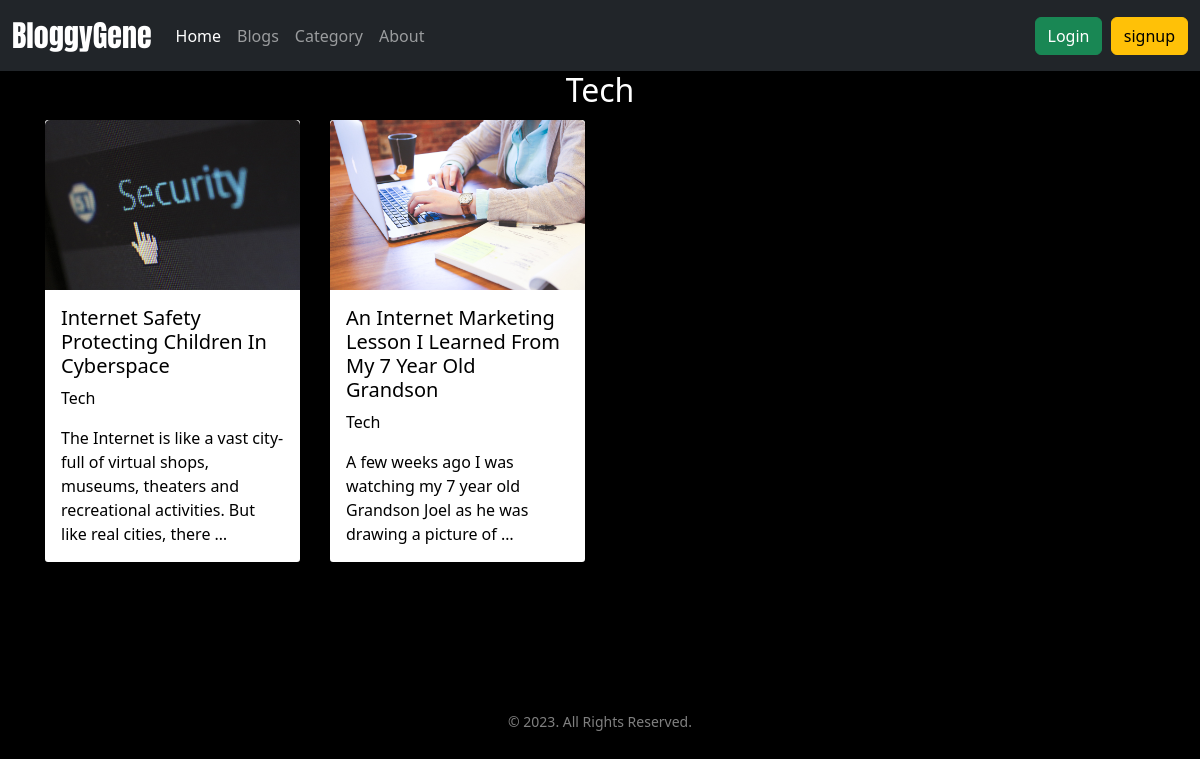
The app's page /category-posts/3/ with its own data.
### base/models.py (models this page shows, shortened)
class Category(models.Model):
    name = models.CharField(max_length=150,unique=True)
    def __str__(self):
        return self.name

class BlogPost(models.Model):
    title = models.CharField(max_length=150)
    text = models.TextField()
    category = models.ForeignKey(Category,related_name='category',on_delete=models.CASCADE)
    image = models.ImageField(default="default.jpg")
    created = models.DateTimeField(auto_now_add=True)
    updated = models.DateTimeField(auto_now=True)

### base/views.py (the view)
# urls.py: path('category-posts/<int:pk>/',views.category_post,name="category_post"),
def category_post(request,pk):
    categoryblogs = BlogPost.objects.filter(category_id=pk)
    categoryHeading = Category.objects.get(id=pk)
    context ={
        'categoryblogs':categoryblogs,
        'categoryHeading':categoryHeading
    }
    return render(request,'category_post.html',context)

### templates/category_post.html (shortened to what this page needs)
{% extends 'base.html'%}
{% block content %}
<h2 style="text-align: center;">{{categoryHeading|title}}</h2>
<div class="container">
  <div class="row">
    {% for catblog in categoryblogs%}
    <div class="col-lg-3 col-md-4">
      <a href="{% url 'single_post' catblog.id %}">
      <div class="card h-100" style="float: left;border: 3px solid black; color: #000;" >
              <img src="{{catblog.image.url}}" class="card-img-top" alt="...">
              <div class="card-body">
                <h5 class="card-title">{{catblog.title|title}}</h5>
                <p class="card-text">{{catblog.category|title}}</p>
                <p class="card-text">{{catblog.text|truncatewords:20}}</p>
              </div>
            </div>
      </a>
    </div>
{% endfor %}
  </div>
</div>
{% endblock %}

### static/css/main.css (style rules this page uses)
body { background-color: black; color:white; }
a { text-decoration: none; color: inherit; }

### records on screen
Category: name "Tech"
BlogPost: image (picture), title "Internet Safety Protecting Children In Cyberspace", category "Tech", text "The Internet is like a vast city-full of virtual shops, museums, theaters and recreational activities. But like real cities, there …"
BlogPost: image (picture), title "An Internet Marketing Lesson I Learned From My 7 Year Old Grandson", category "Tech", text "A few weeks ago I was watching my 7 year old Grandson Joel as he was drawing a picture of …"
